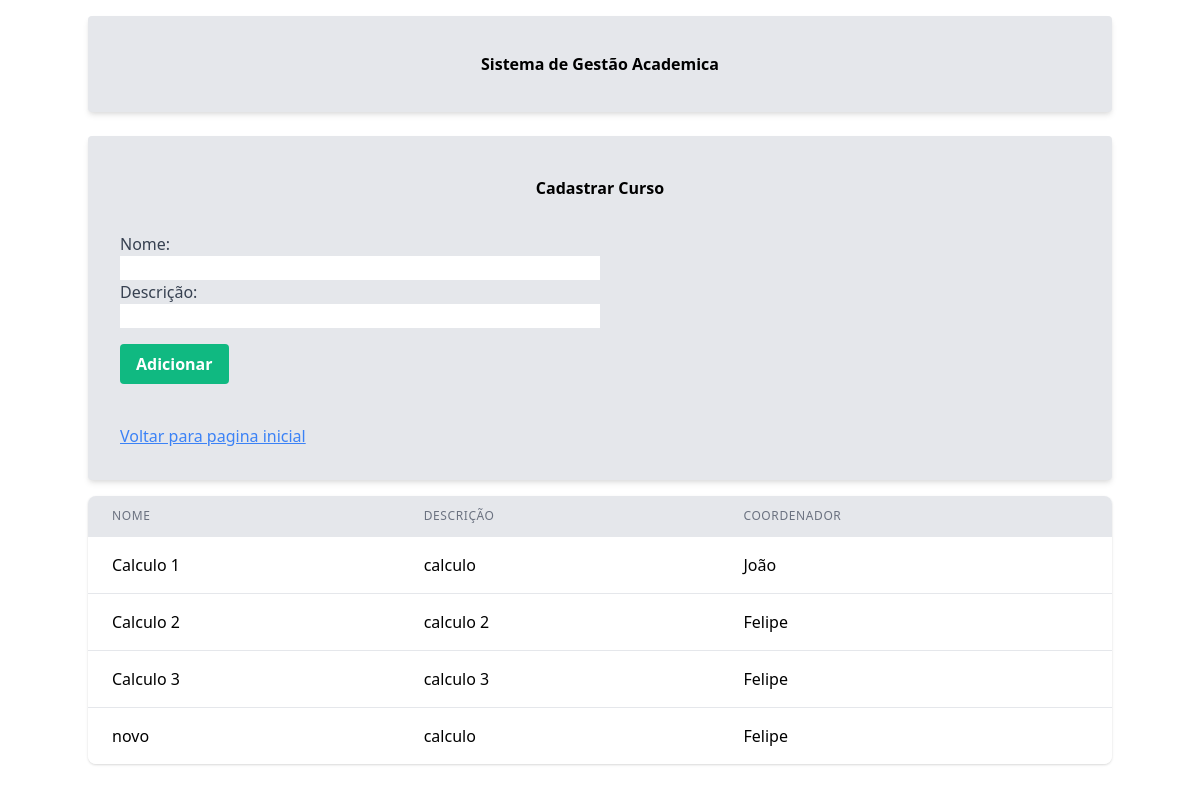
The page /criar_curso/ on the database as committed earlier.
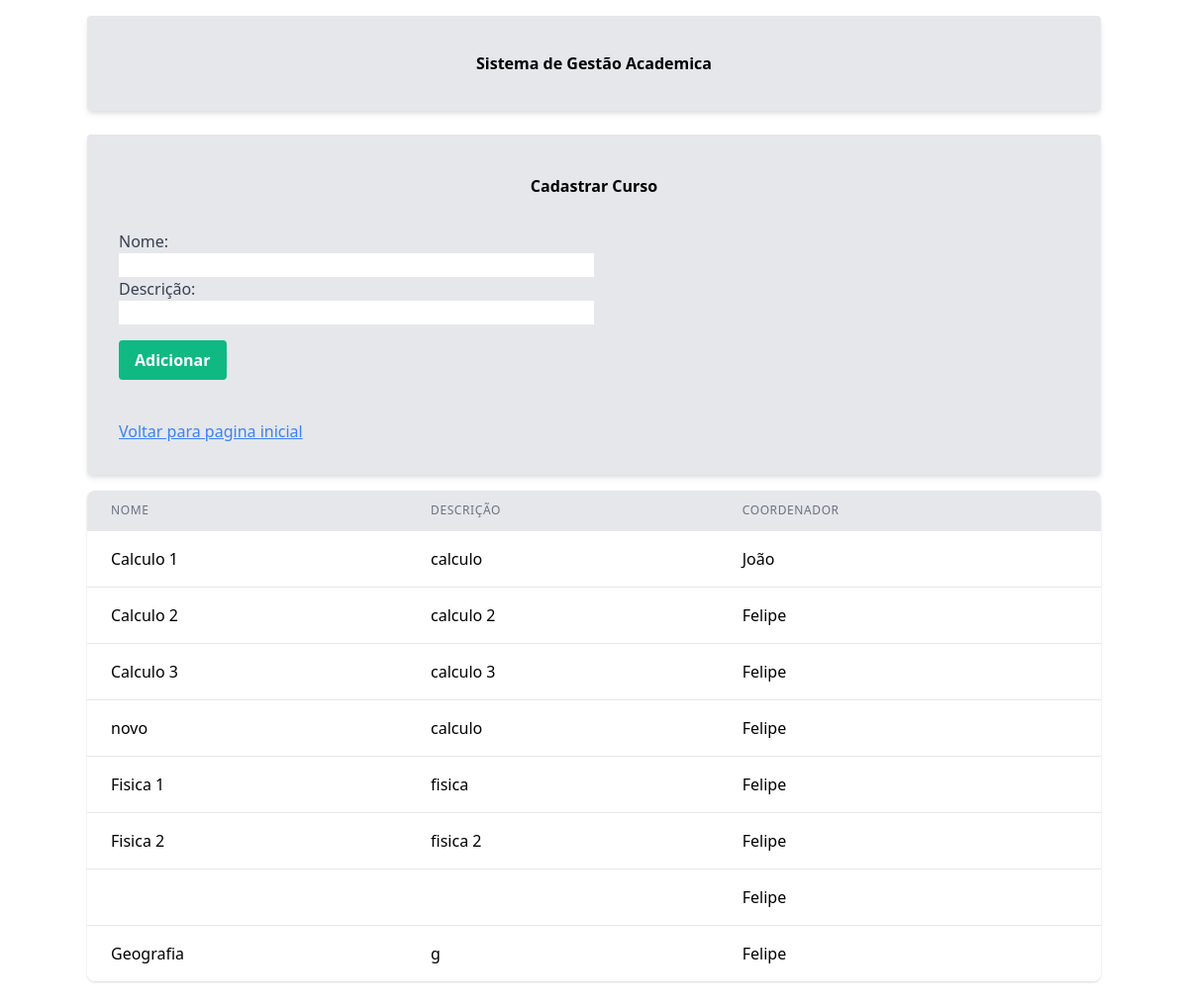
The same page on the database as committed later.
### sistema_academico/models.py (models this page shows, shortened)
class Curso(models.Model):
    nome = models.CharField(max_length=100)
    descricao = models.TextField()
    duracao = models.IntegerField()
    coordenador = models.CharField(max_length=100)
    carga_horaria = models.IntegerField()
    departamento = models.ForeignKey(Departamento, on_delete=models.CASCADE,default=1)

### sistema_academico/views.py (the view, shortened to what this page needs)
# urls.py: path('criar_curso/', views.criar_curso, name='criar_curso'),
def criar_curso(request):
    cursos = Curso.objects.all()
    return render(request, 'criar_curso.html', {'cursos':cursos})

### sistema_academico/templates/criar_curso.html (shortened to what this page needs)
{% extends 'base.html' %}
{% block content %}
    <form method="POST" class="bg-gray-200 shadow-md rounded px-8 pt-6 pb-8 mb-4 mt-6  divide-gray-200">
        <div class="flex justify-center">
          <h1 class="mx-auto text-black font-bold mb-4 p-4">Cadastrar Curso</h1>
        </div>
      <label for="nome" class="block text-gray-700">Nome:</label>
        <input type="text" id="nome" name="nome" class="w-1/2"><br>
        <label for="descricao" class="block text-gray-700">Descrição:</label>
        <input type="text" id="descricao" name="descricao" class="w-1/2"><br>
      <div class="flex items-center justify-between py-4">
        <button type="submit" class="bg-green-500 hover:bg-green-700 text-white font-bold py-2 px-4 rounded">
          Adicionar
        </button>
      </div>
      <br>
      <a href="{% url 'home' %}" class="text-blue-500 underline">Voltar para pagina inicial</a>
    </form>
    <table class="min-w-full divide-y divide-gray-200 bg-white shadow overflow-hidden sm:rounded-lg mb-6">
        <thead class="bg-gray-200">
          <tr>
            <th class="px-6 py-3 text-left text-xs font-medium text-gray-500 uppercase tracking-wider">Nome</th>
            <th class="px-6 py-3 text-left text-xs font-medium text-gray-500 uppercase tracking-wider">Descrição</th>
            <th class="px-6 py-3 text-left text-xs font-medium text-gray-500 uppercase tracking-wider">Coordenador</th>
        </tr>
        </thead>
        <tbody class="bg-white divide-y divide-gray-200">
          {% for curso in cursos %}
            <tr>
              <td class="px-6 py-4 whitespace-nowrap">{{ curso.nome }}</td>
              <td class="px-6 py-4 whitespace-nowrap">{{ curso.descricao }}</td>
              <td class="px-6 py-4 whitespace-nowrap">{{ curso.coordenador }}</td>
            </tr>
          {% empty %}
            <tr>
              <td colspan="5" class="px-6 py-4 whitespace-nowrap">Nenhum Curso encontrado.</td>
            </tr>
          {% endfor %}
        </tbody>
      </div>
{% endblock %}

### sistema_academico/templates/base.html (shortened to what this page needs)
<!DOCTYPE html>
<html lang="en">
<head>
    <link rel="stylesheet" href="https://cdn.jsdelivr.net/npm/tailwindcss@2.2.19/dist/tailwind.min.css">
</head>
<body>
    <div class="container mx-auto bg-white mt-4">
        <div class="flex justify-center items-center bg-gray-200 font-bold p-9 shadow-md rounded">
            <h1>Sistema de Gestão Academica</h1>
        </div>
        {% block content %}
        {% endblock %}
</body>
</html>

Rows that differ between the two databases and show on the page:
added Curso: nome "Fisica 1", descricao "fisica", coordenador "Felipe"
added Curso: nome "Fisica 2", descricao "fisica 2", coordenador "Felipe"
added Curso: coordenador "Felipe"
added Curso: nome "Geografia", descricao "g", coordenador "Felipe"
